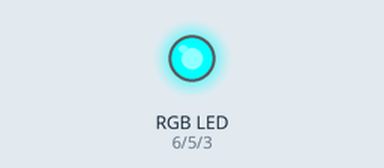
Recording of a sketch running on a simulated Arduino Uno, built with avr-gcc and run on an emulated ATmega328P. On the bench: an RGB LED mixed from three pins (HIGH = lit). Dim RGB values are drawn brighter than linear.

Above: at 0.05 s.
At 1.95 s:
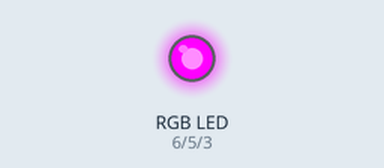
At 2.95 s:
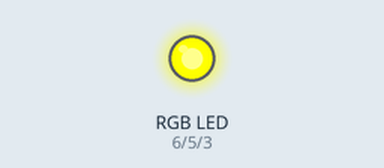
At 3.95 s:
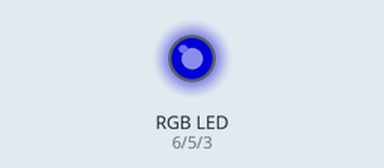
At 5.95 s:
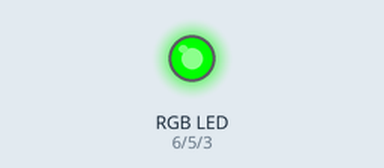
At 7.95 s:
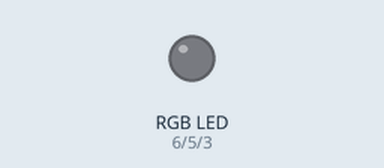
Timing chart, 0 to 10.4 s (numbered marks = the images above):
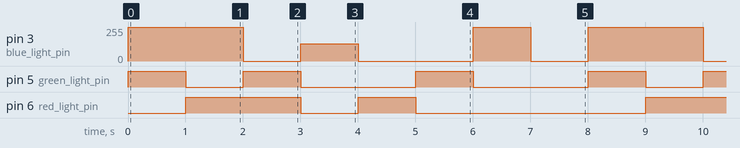

The sketch:

ledRGB.ino
```cpp
int red_light_pin= 6;
int green_light_pin = 5;
int blue_light_pin = 3;
void setup() {//No es necesario llamar a pinMode () para configurar el pin como salida antes de llamar analogWrite().
//  pinMode(red_light_pin, OUTPUT);
//  pinMode(green_light_pin, OUTPUT);
//  pinMode(blue_light_pin, OUTPUT);
}
void loop() {
  RGB_color(255, 0, 0); // Red
  delay(1000);
  RGB_color(0, 255, 0); // Green
  delay(1000);
  RGB_color(0, 0, 255); // Blue
  delay(1000);
  RGB_color(255, 255, 125); // Raspberry
  delay(1000);
  RGB_color(0, 255, 255); // Cyan
  delay(1000);
  RGB_color(255, 0, 255); // Magenta
  delay(1000);
  RGB_color(255, 255, 0); // Yellow
  delay(1000);
  RGB_color(255, 255, 255); // White
  delay(1000);
}
//common anode
void RGB_color(int red_light_value, int green_light_value, int blue_light_value)
 {
  analogWrite(red_light_pin, 255-red_light_value);
  analogWrite(green_light_pin, 255-green_light_value);
  analogWrite(blue_light_pin, 255-blue_light_value);
}

//common cathode
//void RGB_color(int red_light_value, int green_light_value, int blue_light_value)
// {
//  analogWrite(red_light_pin, red_light_value);
//  analogWrite(green_light_pin, green_light_value);
//  analogWrite(blue_light_pin, blue_light_value);
//}
```

Measured:
- by itself, pin 3 (blue_light_pin): repeats every 8.0 s: 0/255 1.0 s, 130/255 1.0 s, 0/255 2.0 s, 255/255 1.0 s, 0/255 1.0 s, 255/255 2.0 s
- by itself, pin 5 (green_light_pin): repeats every 8.0 s: LOW 1.0 s, 2 × (HIGH 1.0 s, LOW 2.0 s), HIGH 1.0 s
- by itself, pin 6 (red_light_pin): repeats every 8.0 s: LOW 1.0 s, HIGH 1.0 s, LOW 4.0 s, HIGH 2.0 s
